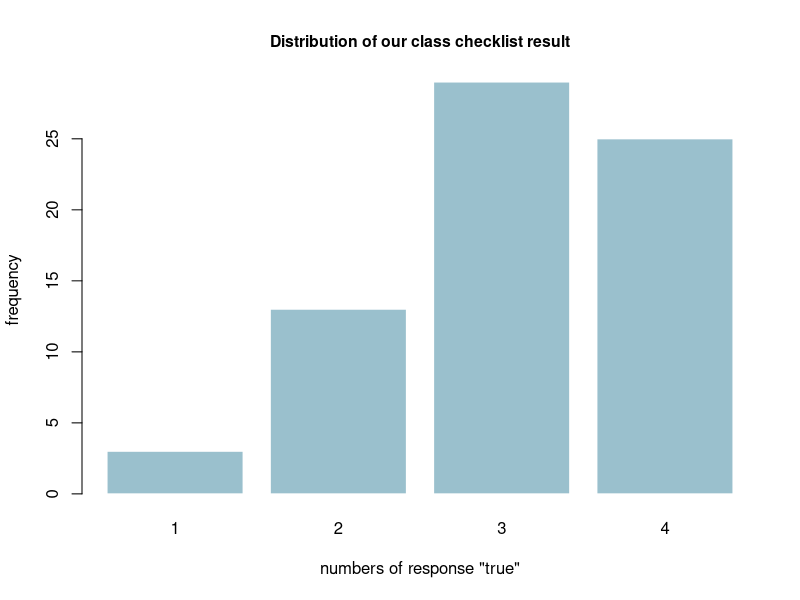
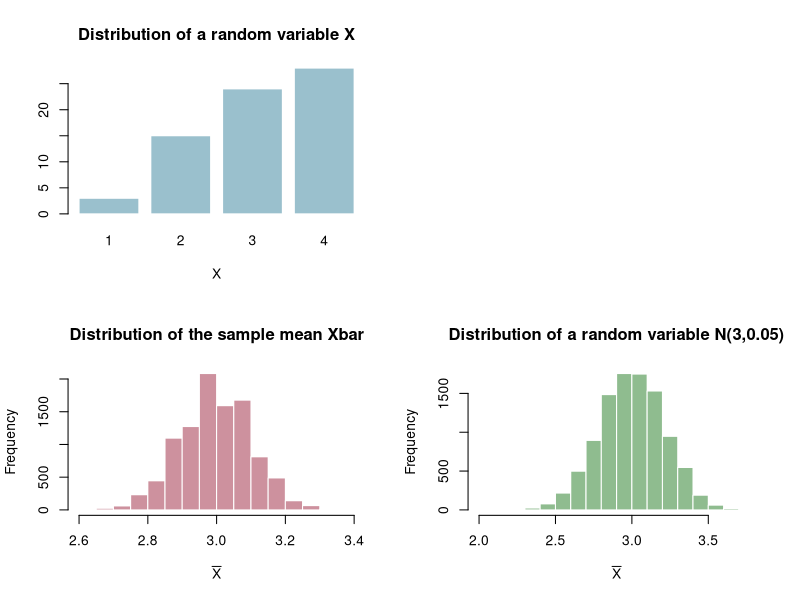

Here is the R script that generated these plots, in order:
## ---- chunk 1
knitr::opts_chunk$set(echo = TRUE)
## ---- chunk 2
setwd("~/Documents/GitHub/NDH802")
## ---- chunk 3
# Set up the parameters
prob = 0.75
n = 70
size = 4
nsim = 10000
mean = rep(NA, nsim)
data = matrix(NA, ncol = n, nrow = nsim)
set.seed(80221)
ourclass = rbinom(n=n, size = size, prob = prob)
mean_ourclass = round(mean(ourclass),1)
## ---- chunk 4
barplot(table(ourclass), main = "Distribution of our class checklist result", cex.main = 0.95,
        col = "lightblue3", border = FALSE, xlab = 'numbers of response "true"', ylab = "frequency")
## ---- chunk 5
#Simulate data
for (i in 1:nsim) {
  data[i,] = rbinom(n=n, size = size, prob = prob)
  mean[i] = mean(data[i,])
}

sigma = sqrt(prob*(1-prob)/size)

#Visualization
par(mfrow = c(2,2))
layout(matrix(c(1,0,2,3), 2, 2, byrow = TRUE))
barplot(table(data[276,]), main = "Distribution of a random variable X", col = "lightblue3", xlab = "X", border = FALSE)
hist(mean, main = "Distribution of the sample mean Xbar", breaks = 15, xlab = expression(bar(X)), col = "pink3", border = FALSE)
hist(rnorm(nsim, mean = size*prob, sd = sigma), breaks = 15,
     main = paste("Distribution of a random variable N(", size*prob,",",round(sigma^2,2),")",sep = ""),
     col = "darkseagreen", border = FALSE, xlab = expression(bar(X)))
